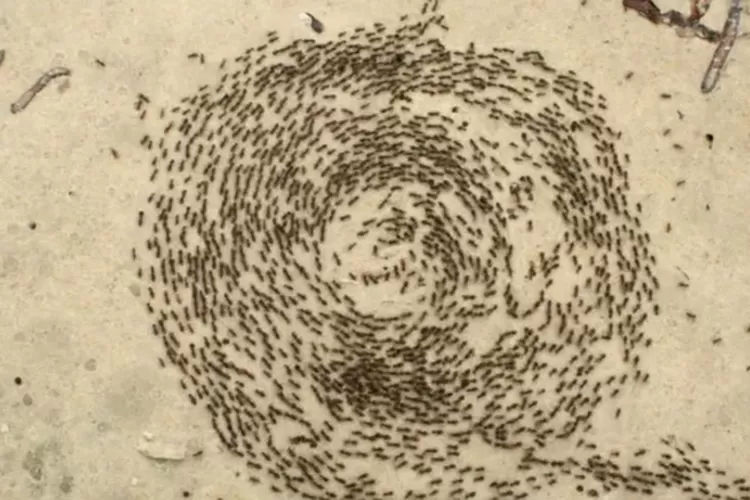
#> input picture MODUL ESKTRAKSI FITUR DAN FEATURE DETECTION/keluarga semut.jpg, 750 x 500 px
$ python 'Menghitung deteksi sawit dengan template matching 2.py'
#> lines starting #> are read from the running program, lines starting #| are printed output that depends on the picture; after the words box and inside, x2 and y2 are one past the last pixel; in counts of white or black regions, pixels touching at a corner belong together
import cv2
import numpy as np

# Membaca gambar utuh untuk dicari
img_rgb = cv2.imread('keluarga semut.jpg')
#> img_rgb is the input picture: shape (500, 750, 3); mean B, G, R 133.4, 165.3, 182.5
img_gray = cv2.cvtColor(img_rgb, cv2.COLOR_BGR2GRAY)
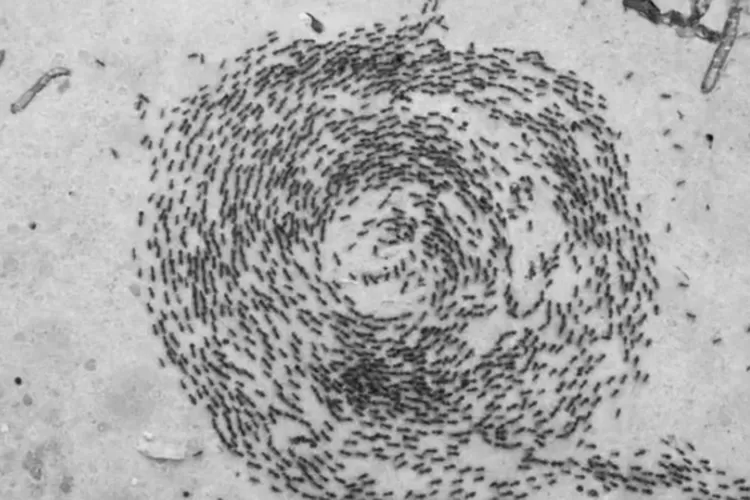
#> img_gray: shape (500, 750); min 12, max 239, mean 166.8

# Membaca template
template = cv2.imread('Semut.jpg', 0)
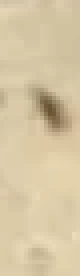
#> input picture MODUL ESKTRAKSI FITUR DAN FEATURE DETECTION/Semut.jpg, 20 x 69 px (shown 4 times larger)
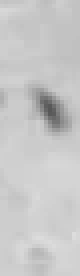
#> template: shape (69, 20) (shown 4 times larger); min 87, max 221, mean 199.5

# Ukuran template. Ukuran ini akan digunakan untuk menggambar kotak
w, h = template.shape[::-1]
#> w = 20; h = 69

# Menggunakan metode COEFF-NORMALIZED
res = cv2.matchTemplate(img_gray, template, cv2.TM_CCOEFF_NORMED)
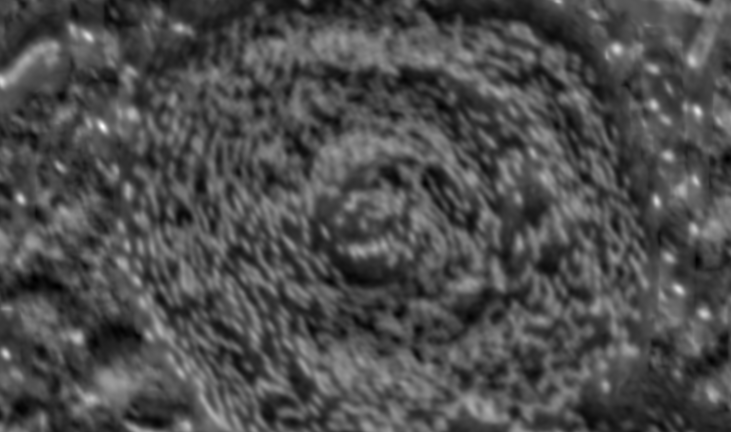
#> res: shape (432, 731) float32; min -0.455, max 1, mean -0.0142; drawn with min black and max white

# Menentukan threshold atau ambang batas deteksi kemiripan titik.
# Lakukan eksperimen dengan merubah nilai ini
threshold = 0.5

# Mencari posisi dengan nilai di atas threshold
loc = np.where(res >= threshold)
#> loc = 906 positions, rows 0 to 428, columns 0 to 712

# Menggunakan set untuk menyimpan koordinat yang unik
points = set()

for pt in zip(*loc[::-1]):
    # Menentukan area yang akan diabaikan dalam radius tertentu
    ignore_radius = 20
    is_duplicate = False

    for p in points:
        if abs(pt[0] - p[0]) < ignore_radius and abs(pt[1] - p[1]) < ignore_radius:
            is_duplicate = True
            break

    if not is_duplicate:
        # Gambar persegi warna kuning dengan ketebalan dua poin
        cv2.rectangle(img_rgb, pt, (pt[0] + w, pt[1] + h), (0, 255, 255), 2)
        points.add(pt)
#> this loop made 906 passes
#> pt on passes 1 to 3: (556, 0), (557, 0), (558, 0)
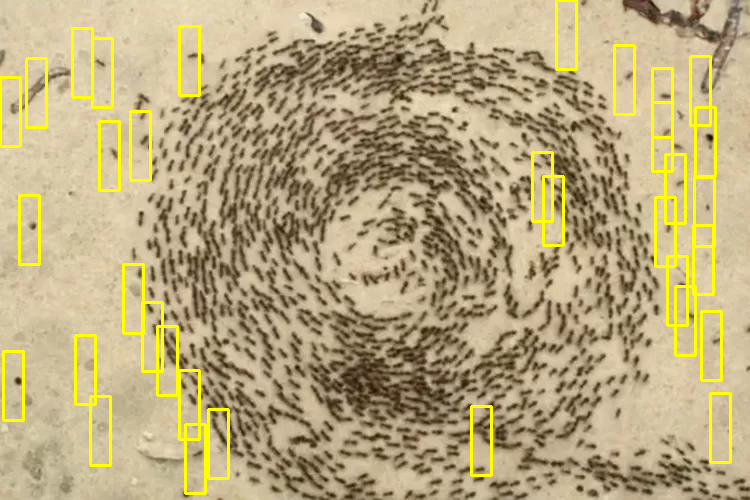
#> img_rgb: shape (500, 750, 3); 4.56% of pixels changed, all inside (x1, y1, x2, y2) = (0, 0, 732, 495)
#> after the loop, points = 34 items

# Menampilkan jumlah objek yang ditemukan
count = len(points)
#> count = 34
print("Jumlah objek ditemukan:", count)
#| Jumlah objek ditemukan: 34

# Tampilkan dengan imshow
cv2.imshow('Deteksi Objek', img_rgb)
cv2.waitKey(0)
cv2.destroyAllWindows()
